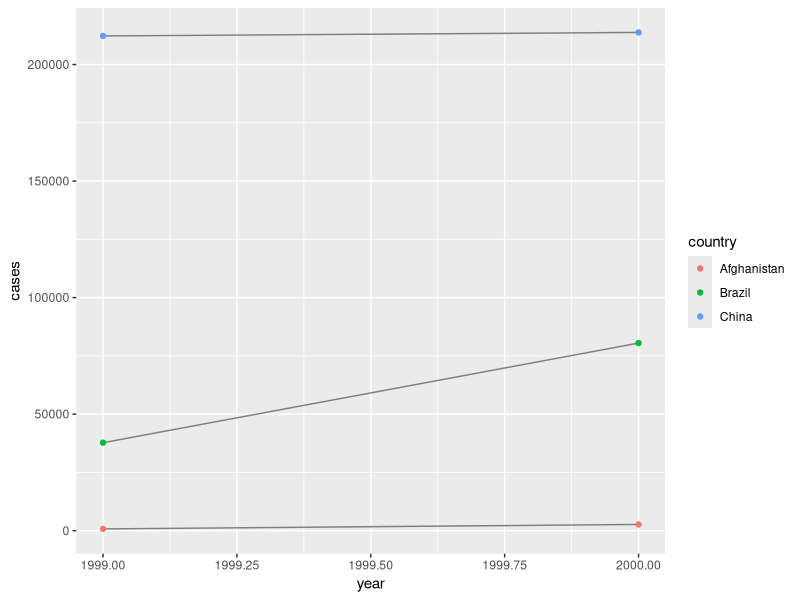
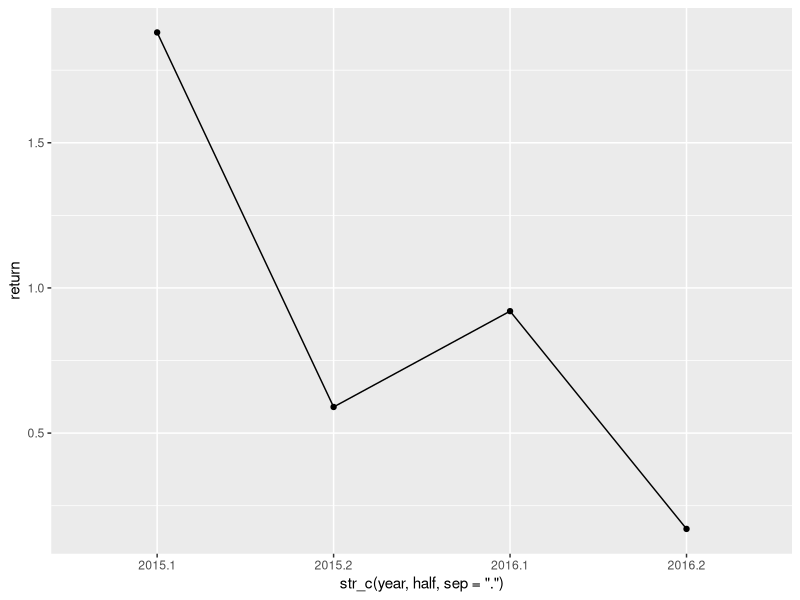

The R script that drew these images, in order:
# “Tidy datasets are all alike, 
# but every messy dataset is messy in its own way.” 
# –– Hadley Wickham

# libraries needed --------------------------------------------------------

library(tidyverse)

# Tidy Data ---------------------------------------------------------------

# What is the difference between those tibbles what are the similarities?
# How can you check them?

table1
table2
table3
table4a
table4b


# Tidy Rules -------------------------------------------------------------------

# 1. Each variable must have its own column.
# 2. Each observation must have its own row.
# 3. Each value must have its own cell.


# Practical Rules ---------------------------------------------------------

# 1. Put each dataset in a tibble.
# 2. Put each variable in a column.


# 1. Reasons for Tidy Data ------------------------------------------------

# Compute rate per 10,000
table1 %>% 
  mutate(rate = cases / population * 10000)

# Compute cases per year
table1 %>% 
  count(year, wt = cases)

# Visualise changes over time
ggplot(table1, aes(year, cases)) + 
  geom_line(aes(group = country), colour = "grey50") + 
  geom_point(aes(colour = country))


# 1.1. Exercise -----------------------------------------------------------

# Compute the rate for table2, and table4a + table4b.
# Discuss how you can achieve this.
# Which table is the easiest to work with?


# Real World Problems -----------------------------------------------------

# 1. One variable might be spread across multiple columns.
# 2. One observation might be scattered across multiple rows.

# Pivoting ----------------------------------------------------------------

# pivot_longer()

table4a

table4a %>% 
  pivot_longer(c(`1999`, `2000`), names_to = "year", values_to = "cases")

table4b %>% 
  pivot_longer(c(`1999`, `2000`), names_to = "year", values_to = "population")

# full Transformation

tidy4a_t <- table4a %>% 
  pivot_longer(c(`1999`, `2000`), 
               names_to = "year", 
               values_to = "cases", 
               names_transform = list(year = as.integer))
tidy4b_t <- table4b %>% 
  pivot_longer(c(`1999`, `2000`), 
               names_to = "year", 
               values_to = "population", 
               names_transform = list(year = as.integer))
left_join(tidy4a_t, tidy4b_t)

# pivot_wider()

table2

table2 %>%
  pivot_wider(names_from = type, values_from = count)


# 1.2. Exercise -----------------------------------------------------------

# 1. Tidy the simple tibble below. 
# Do you need to make it wider or longer? What are the variables?
  
  preg <- tribble(
    ~pregnant, ~male, ~female,
    "yes",     NA,    10,
    "no",      20,    12
  )

# 2. Tidy this dataset

returns <- tibble(
  year   = c(2015, 2015, 2016, 2016),
  half  = c(   1,    2,     1,    2),
  return = c(1.88, 0.59, 0.92, 0.17)
) 





# Example solutions
preg %>% 
  pivot_longer(c(male,female), names_to = "gender") %>%
  mutate(pregnant = ifelse(pregnant == "yes", "pregnant", "not_pregnant")) %>%
  pivot_wider(names_from = pregnant, values_from = value) %>% 
  mutate(total = ifelse(is.na(pregnant), not_pregnant, pregnant + not_pregnant),
         rate = pregnant / total)

returns %>% pivot_wider(names_from = year, values_from = return) %>% 
  pivot_longer(`2015`:`2016`, 
               names_to = "year", 
               values_to = "return", 
               names_transform = list(year = as.integer)) %>%
  arrange(year, half) %>%
  ggplot(aes(str_c(year, half, sep = "."), return, group = 1)) + 
  geom_line() +
  geom_point()


# Divide and conquer ------------------------------------------------------


# Separate ----------------------------------------------------------------

table3

# start
table3 %>% 
  separate(rate, into = c("cases", "population"))

# better
table3 %>% 
  separate(rate, into = c("cases", "population"), convert = TRUE)


# Unite -------------------------------------------------------------------

table5

table5 %>% 
  unite(new, century, year)

table5 %>% 
  unite(new, century, year, sep = "")


# 1.3 Exercise ------------------------------------------------------------

# What do the extra and fill arguments do in separate()? Experiment with the various options for the following two toy datasets.

tibble(x = c("a,b,c", "d,e,f,g", "h,i,j")) %>% 
  separate(x, c("one", "two", "three"))

tibble(x = c("a,b,c", "d,e", "f,g,i")) %>% 
  separate(x, c("one", "two", "three"))
